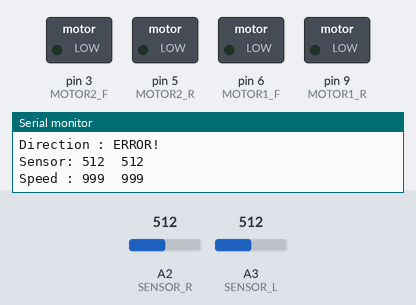
Recording of a sketch running on a simulated Arduino Uno, built with avr-gcc and run on an emulated ATmega328P. On the bench: switched loads named in the sketch (green lamp = pin HIGH), the last lines printed to the serial monitor. The inputs (shaded band) are chosen by the test bench; at power-on: A2 (SENSOR_R) = 512, A3 (SENSOR_L) = 512.

Above: at 3.2 s.
3.3 s: A2 (SENSOR_R) set to 716
At 4.5 s:
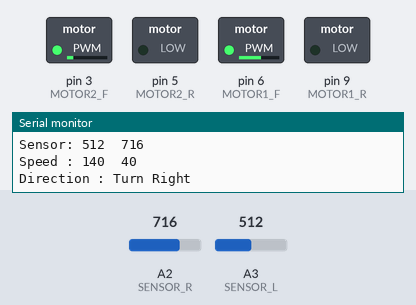
4.8 s: A3 (SENSOR_L) set to 707
7.8 s: A3 (SENSOR_L) set to 724
At 8.5 s:
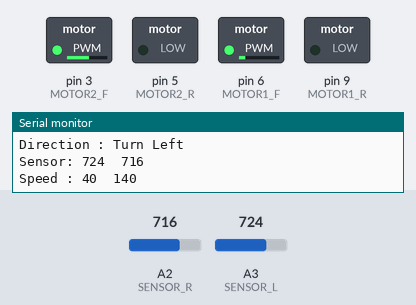
9.3 s: A2 (SENSOR_R) set to 96
At 9.9 s:
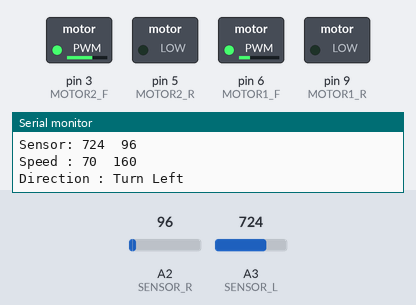
10.8 s: A3 (SENSOR_L) set to 103
12.3 s: A3 (SENSOR_L) set to 91
At 13.1 s:
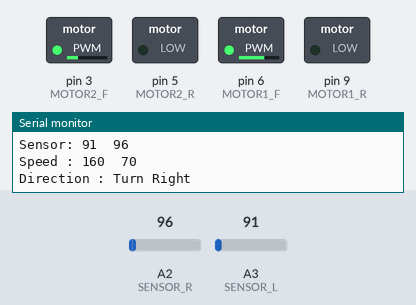
Timing chart, 0 to 14.9 s (numbered marks = the images above; inputs shaded):
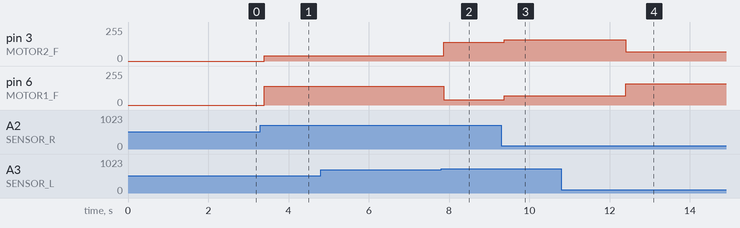

The sketch:

Carbamino_ALFR.ino
```cpp
#define MOTOR1_F 6      // Motor 1 forward
#define MOTOR1_R 9      // Motor 1 reverse
#define MOTOR2_F 3      // Motor 2 forward
#define MOTOR2_R 5      // Motor 2 reverse

#define M1_SPEED_DEFAULT 160   // Right default motor speed: 160
#define M2_SPEED_DEFAULT 160   // Left default motor speed : 160

#define M1_SPEED_3 140
#define M2_SPEED_3 140

#define M1_SPEED_2 100
#define M2_SPEED_2 100

#define M1_SPEED_1 80
#define M2_SPEED_1 80

#define M1_SPEED_0 0
#define M2_SPEED_0 0

int monitor_speedL = 0;
int monitor_speedR = 0;

int SENSOR_L = A3;
int SENSOR_R = A2;

int sensorL_val = 0;
int sensorR_val = 0;

String directionLR = "";

void printSensorVal(int, int);
void printSpeed(int, int);
void printDirectionLR(String);

void start(int, int);
void driveMotor(int, int);

void setup()
{
  delay(2000);
  Serial.begin(9600);

  pinMode(SENSOR_L, INPUT);
  pinMode(SENSOR_R, INPUT);

  pinMode(MOTOR1_F, OUTPUT);
  pinMode(MOTOR1_R, OUTPUT);
  pinMode(MOTOR2_F, OUTPUT);
  pinMode(MOTOR2_R, OUTPUT);
}

void loop()
{
  sensorL_val = analogRead(SENSOR_L);
  sensorR_val = analogRead(SENSOR_R);

  start(sensorL_val, sensorR_val);

  delay(0);
}

void printSensorVal(int sensorL_val, int sensorR_val)
{
  Serial.print("Sensor: ");
  Serial.print(sensorL_val);
  Serial.print("\t");
  Serial.println(sensorR_val);

  sensorL_val = 0;
  sensorR_val = 0;
}

void printSpeed(int monitor_speedL, int monitor_speedR)
{
  Serial.print("Speed : ");
  Serial.print(monitor_speedL);
  Serial.print("\t");
  Serial.println(monitor_speedR);

  monitor_speedL = 0;
  monitor_speedR = 0;
}

void printDirectionLR(String directionLR)
{
  Serial.print("Direction : ");
  Serial.println(directionLR);
  Serial.println("");

  directionLR = "";
}

void driveMotor(int monitor_speedL, int monitor_speedR)
{
  analogWrite(MOTOR1_F,monitor_speedL);      digitalWrite(MOTOR1_R,LOW);
  analogWrite(MOTOR2_F,monitor_speedR);      digitalWrite(MOTOR2_R,LOW);
}

void start(int sensorL_val, int sensorR_val)
{
  // case 1: วิ่งตรง Speed Default
  if      ( (sensorL_val >= 35 && sensorL_val <= 50) &&
            (sensorR_val >= 35 && sensorR_val <= 50) )
  {
    monitor_speedL = M1_SPEED_DEFAULT; // 160
    monitor_speedR = M2_SPEED_DEFAULT;

    directionLR = "Straight";

    printSensorVal(sensorL_val, sensorR_val);
    printSpeed(monitor_speedL, monitor_speedR);
    printDirectionLR(directionLR);

    driveMotor(monitor_speedL, monitor_speedR);
  }

  // case 2: ยกรถ  Speed 0
  else if ( (sensorL_val >= 940) &&
            (sensorR_val >= 940) )
  {
    monitor_speedL = M1_SPEED_0;       // 0
    monitor_speedR = M2_SPEED_0;

    directionLR = "Stop";

    printSensorVal(sensorL_val, sensorR_val);
    printSpeed(monitor_speedL, monitor_speedR);
    printDirectionLR(directionLR);

    driveMotor(monitor_speedL, monitor_speedR);
  }

  else // case เข้าโค้ง
  {
    // ----- เลี้ยวขวา : Sensor ซ้าย อ่านค่าได้ "น้อยกว่า" Sensor ขวา -----
    if      (sensorL_val < sensorR_val)
    {
      directionLR = "Turn Right";

      // เลี้ยวขวา Speed 3
      if      (sensorL_val >= 60 && sensorL_val <= 106)
      {
        monitor_speedL = 160;
        monitor_speedR = 70;

        printSensorVal(sensorL_val, sensorR_val);
        printSpeed(monitor_speedL, monitor_speedR);
        printDirectionLR(directionLR);
      }

      // เลี้ยวขวา Speed 2
      else if (sensorL_val >= 220 && sensorL_val <= 735)
      {
        monitor_speedL = 140;
        monitor_speedR = 40;

        printSensorVal(sensorL_val, sensorR_val);
        printSpeed(monitor_speedL, monitor_speedR);
        printDirectionLR(directionLR);
      }

      // เลี้ยวขวา Speed 1
      else if (sensorL_val >= 744 || sensorL_val <= 840)
      {
        monitor_speedL = 120;
        monitor_speedR = 20;

        printSensorVal(sensorL_val, sensorR_val);
        printSpeed(monitor_speedL, monitor_speedR);
        printDirectionLR(directionLR);
      }

      driveMotor(monitor_speedL, monitor_speedR);
    }

    // ----- เลี้ยวซ้าย : Sensor ซ้าย อ่านค่าได้ "มากกว่า" Sensor ขวา -----
    else if (sensorL_val > sensorR_val)
    {
      directionLR = "Turn Left";

      // เลี้ยวซ้าย Speed 3
      if      (sensorR_val >= 60 && sensorR_val <= 106)
      {
        monitor_speedL = 70;
        monitor_speedR = 160;

        printSensorVal(sensorL_val, sensorR_val);
        printSpeed(monitor_speedL, monitor_speedR);
        printDirectionLR(directionLR);
      }

      // เลี้ยวซ้าย Speed 2
      else if (sensorR_val >= 180 || sensorR_val <= 860)
      {
        monitor_speedL = 40;
        monitor_speedR = 140;

        printSensorVal(sensorL_val, sensorR_val);
        printSpeed(monitor_speedL, monitor_speedR);
        printDirectionLR(directionLR);
      }

      // เลี้ยวซ้าย Speed 1
      else if (sensorR_val >= 878 || sensorR_val <= 935)
      {
        monitor_speedL = 20;
        monitor_speedR = 120;

        printSensorVal(sensorL_val, sensorR_val);
        printSpeed(monitor_speedL, monitor_speedR);
        printDirectionLR(directionLR);
      }
      driveMotor(monitor_speedL, monitor_speedR);
    }

    // ----- อื่น ๆ -----
    else
    {
      monitor_speedL = 999;
      monitor_speedR = 999;

      directionLR = "ERROR!";

      printSensorVal(sensorL_val, sensorR_val);
      printSpeed(monitor_speedL, monitor_speedR);
      printDirectionLR(directionLR);
    }
  }
}
```

Measured:
- the behaviour switches between 716 and 717 on A3 (SENSOR_L) (found by bisection; images 1 and 2)
- the behaviour switches between 96 and 95 on A3 (SENSOR_L) (found by bisection; images 3 and 4)
- after the input at 3.3 s, pin 3 (MOTOR2_F): 0/255 → 40/255 after 0.09 s; pin 6 (MOTOR1_F): 0/255 → 140/255 after 0.09 s
- after the input at 7.8 s, pin 3 (MOTOR2_F): 40/255 → 140/255 after 0.07 s; pin 6 (MOTOR1_F): 140/255 → 40/255 after 0.07 s
- after the input at 9.3 s, pin 3 (MOTOR2_F): 140/255 → 160/255 after 0.08 s; pin 6 (MOTOR1_F): 40/255 → 70/255 after 0.08 s
- after the input at 12.3 s, pin 3 (MOTOR2_F): 160/255 → 70/255 after 0.10 s; pin 6 (MOTOR1_F): 70/255 → 160/255 after 0.10 s
